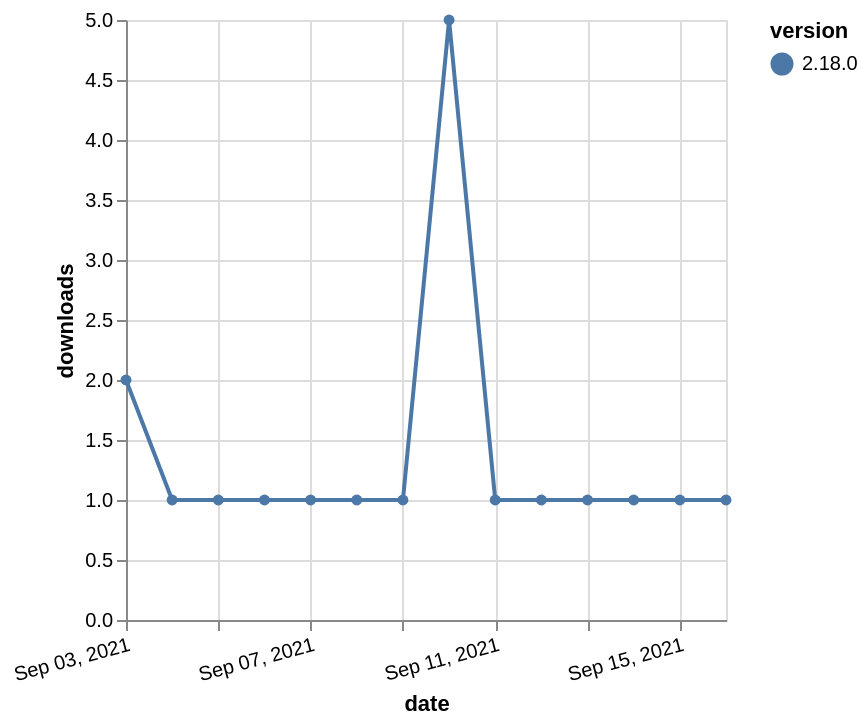

The Vega-Lite source for this figure:
### Vega-Lite specification from a JSON file in a GitHub repository (floating-point values rounded to 4 significant figures)
{"$schema": "https://vega.github.io/schema/vega-lite/v5.json", "description": "A simple bar chart with embedded data.", "data": {"values": [{"date": "2021-09-03", "total": 500, "delta": 2, "version": "2.18.0"}, {"date": "2021-09-04", "total": 501, "delta": 1, "version": "2.18.0"}, {"date": "2021-09-05", "total": 502, "delta": 1, "version": "2.18.0"}, {"date": "2021-09-06", "total": 503, "delta": 1, "version": "2.18.0"}, {"date": "2021-09-07", "total": 504, "delta": 1, "version": "2.18.0"}, {"date": "2021-09-08", "total": 505, "delta": 1, "version": "2.18.0"}, {"date": "2021-09-09", "total": 506, "delta": 1, "version": "2.18.0"}, {"date": "2021-09-10", "total": 511, "delta": 5, "version": "2.18.0"}, {"date": "2021-09-11", "total": 512, "delta": 1, "version": "2.18.0"}, {"date": "2021-09-12", "total": 513, "delta": 1, "version": "2.18.0"}, {"date": "2021-09-13", "total": 514, "delta": 1, "version": "2.18.0"}, {"date": "2021-09-14", "total": 515, "delta": 1, "version": "2.18.0"}, {"date": "2021-09-15", "total": 516, "delta": 1, "version": "2.18.0"}, {"date": "2021-09-16", "total": 517, "delta": 1, "version": "2.18.0"}]}, "width": "container", "mark": {"type": "line", "point": {"filled": true}}, "encoding": {"x": {"field": "date", "type": "temporal", "timeUnit": "yearmonthdate", "title": "date", "axis": {"labelAngle": -15}}, "y": {"field": "delta", "type": "quantitative", "title": "downloads"}, "color": {"field": "version", "type": "nominal"}, "tooltip": {"field": "delta"}}}
